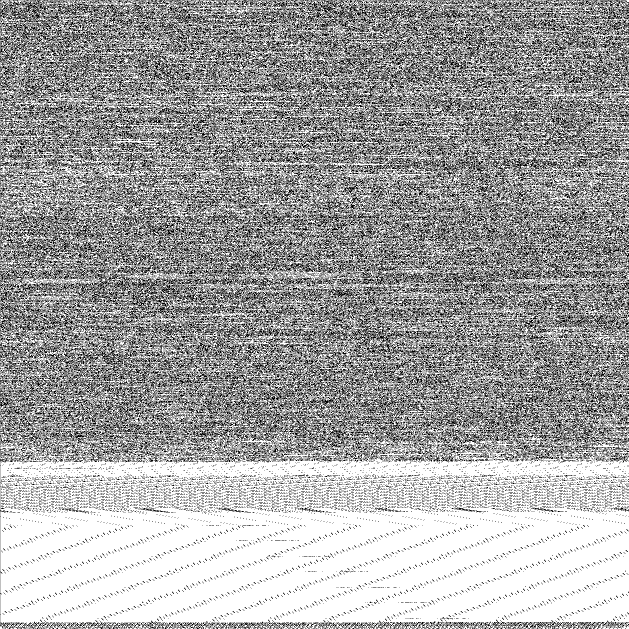
//> input picture server/imagetools/source/sampleData/sample.png, 1258 x 1258 px (shown at 1/2 size)
$ ./newtest sampleData/sample.png   (built with g++ and OpenCV 4)
//> lines starting //> are read from the running program, lines starting //| are printed output that depends on the picture
#include <opencv2/core/core.hpp>
#include <opencv2/highgui/highgui.hpp>
#include <opencv2/imgproc/imgproc.hpp>

#include <iostream>
#include <cstdio>
#include <cmath>

using namespace cv;
using namespace std;

#define OFFSET_THRESHOLD 80

int MAX_SEARCH_OFFSET = 5;


// [77 lines left out: function goToMiddle, not called in this run]


int main(int argc, char **argv)
{
    if(argc != 2)
    {
        std::cout << "No image data" << std::endl;
        return -1;
    }

    Mat image;
    image = imread(argv[1], CV_LOAD_IMAGE_COLOR);
//> image is the input picture: 1258 rows x 1258 cols, CV_8UC3; 63.9% white; black in thin lines or dots
    if(!image.data)
    {
        std::cout << "Could not open or find image" << std::endl;
        return -1;
    }

    // Increase the contrast
    int xdist = 205 - 50; // indent as index from 0 to 256, for the above picture: indentRight: 235, indentLeft: 15
    double alpha = 256.0 / xdist;
    int beta = -(50 * alpha);
    image.convertTo(image, -1, alpha, beta);

    Size size = image.size();
//> size = Size(1258, 1258)

    // Find left border
    int minc = 0;
    for (int c = 0; c < size.width; ++c)
    {
        bool found = false;
        for (int r = 0; r < size.height; ++r)
        {
            if(image.at<Vec3b>(r, c)[0] < 100)
            {
                found = true;
                minc = c;
                break;
            }
        }

        if (found)
            break;
    }
//> this loop made 1 pass
//> (found, minc) on pass 1: (true, 0)
//> after the loop, minc = 0

    // Find upper border
    int minr = 0;
    for (int r = 0; r < size.height; ++r)
    {
        bool found = false;
        for (int c = 0; c < size.width; ++c)
        {
            if(image.at<Vec3b>(r, c)[0] < 100)
            {
                found = true;
                minr = r;
                break;
            }
        }

        if (found)
            break;
    }
//> this loop made 1 pass
//> after the loop, minr = 0

    // Find right border
    int maxc = 0;
    for (int c = size.width-1; c >= 0; --c)
    {
        bool found = false;
        for (int r = 0; r < size.height; ++r)
        {
            if(image.at<Vec3b>(r, c)[0] < 100)
            {
                found = true;
                maxc = c;
                break;
            }
        }

        if (found)
            break;
    }
//> this loop made 1 pass
//> (found, maxc) on pass 1: (true, 1257)
//> after the loop, maxc = 1257

    // Find bottom border
    int maxr = 0;
    for (int r = size.height-1; r >= 0; --r)
    {
        bool found = false;
        for (int c = 0; c < size.width; ++c)
        {
            if(image.at<Vec3b>(r, c)[0] < 100)
            {
                found = true;
                maxr = r;
                break;
            }
        }

        if (found)
            break;
    }
//> this loop made 1 pass
//> after the loop, maxr = 1257

    // Find first black pixel in the diagonal
    for (int n = 0; true; ++n)
    {
        int r = minr + n;
        int c = minc + n;
        if(image.at<Vec3b>(r, c)[0] < 100)
        {
            minr = r;
            minc = c;
            break;
        }
    }
//> this loop made 1 pass
//> (r, c, minr, minc) on pass 1: (0, 0, 0, 0)


    // Cropping
    Rect cropRect(minc, minr, maxc-minc, maxr-minr);
//> cropRect = Rect(0, 0, 1257, 1257)
    Mat croppedRef(image, cropRect);
//> croppedRef: 1257 rows x 1257 cols, CV_8UC3; 63.9% white; black in thin lines or dots

    Mat cropped;
    croppedRef.copyTo(cropped);

    size = cropped.size();
//> size = Size(1257, 1257)

    // Find white hole in pattern
    int n = 0;
    while (true)
    {
        if (cropped.at<Vec3b>(n, n)[0] > 180)
            break;
        ++n;
    }
//> after the loop, n = 1
    n /= 2;
//> n = 0

    // Parse row n
    int flips = 0;
    int status = 0;
    int lastchange = 0;
    std::vector<int> cc;
    for (int c = 1; c < size.width; ++c)
    {
        int r = n;
        int val = cropped.at<Vec3b>(r, c  )[0];

        int newstatus = val < 100 ? 0 : (val < 160 ? 1 : 2);

        if (newstatus == 1 || newstatus == status)
            continue;

        std::cout << c - lastchange << "  ";
        if (newstatus == 0)
            std::cout << flips << "  Getting black at c=" << c << std::endl;

        if (newstatus == 2)
            std::cout << flips << "  Getting white at c=" << c << std::endl;

        cc.push_back(c);
        lastchange = c;
        ++flips;
        status = newstatus;
    }
//> this loop made 1256 passes
//> (val, newstatus, status) on passes 3 to 14: (255, 2, 2), (0, 0, 0), (255, 2, 2), (0, 0, 0), (255, 2, 2), (0, 0, 0), (255, 2, 2), (0, 0, 0), (255, 2, 2), (0, 0, 0), (255, 2, 2), (0, 0, 0)
//> (val, newstatus) on passes 1 to 2: (0, 0), (0, 0)
//| 3  0  Getting white at c=3
//| 1  1  Getting black at c=4
//| 1  2  Getting white at c=5
//| 1  3  Getting black at c=6
//| 1  4  Getting white at c=7
//| 1  5  Getting black at c=8
//| 1  6  Getting white at c=9
//| 1  7  Getting black at c=10
//> (output is shown up to pass 10 of 1256)
//> after the loop, cc = 1251 values from 3 to 1253; flips = 1251

    int nc = 3+flips;
//> nc = 1254
    double leapc = (double)size.width/(nc);
//> leapc = 1

    // Parse column n
    flips = 0;
    status = 0;
    for (int r = 1; r < size.height; ++r)
    {
        int c = n;
        int val = cropped.at<Vec3b>(r, c  )[0];

        int newstatus = val < 100 ? 0 : (val < 160 ? 1 : 2);

        if (newstatus == 1 || newstatus == status)
            continue;

        ++flips;
        status = newstatus;
    }

    int nr = 3+flips;
    double leapr = (double)size.height/(nr);

    std::cout << leapr << " " << leapc << "\n";
//| 1.00239 1.00239


    Point lastPoint;

    size = cropped.size();
    // Add circles


    for (int r = 0; r < nr; ++r)
        for (int c = 0; c < nc; ++c)
        {
            Point center;


	    center.x = leapc/2. + leapc*c;
            center.y = leapr/2. + leapr*r;

	    //center.x = (center.x+lastPoint.x+leapc)/2.;
	    //center.y = (center.y+lastPoint.y+leapr)/2.;


	    Point newPos ;//= goToMiddle(&cropped, center.x, center.y);
	    newPos.x += center.x;
	    newPos.y += center.y;

	    if(newPos.x<0)
		newPos.x=0;
	    else if(newPos.x>size.width)
		newPos.x=nc;
	    if(newPos.y<0)
		newPos.y=0;
	    else if(newPos.y>size.height)
		newPos.y=nr;
	    circle(cropped, newPos, 5, Scalar(0,0,255));
            lastPoint = newPos;

	    cout<<"difference: "<<center.x-newPos.x<<" "<<center.y-newPos.y<<" : "<<r<<" "<<c<<endl;
	}
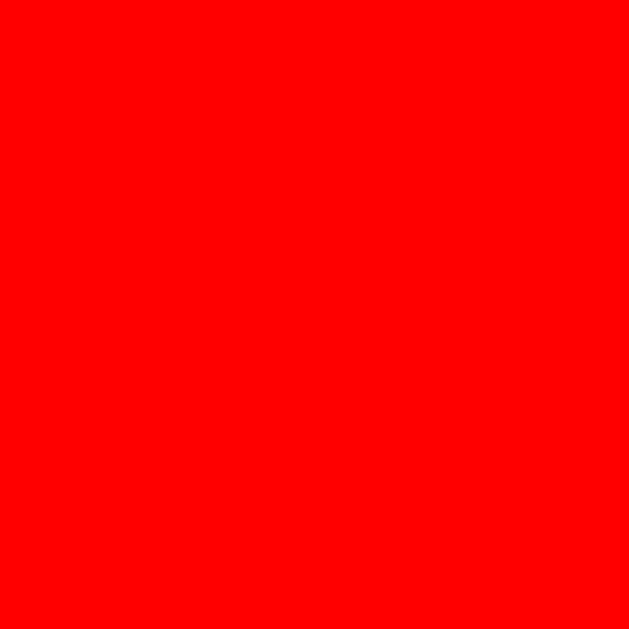
//> cropped: 1257 rows x 1257 cols, CV_8UC3 (shown at 1/2 size); mean B, G, R 0, 0, 255

    imwrite("output.png", cropped);

    cout<<"Igor Output: "<<nr<<" : "<<nc<<endl;
//| Igor Output: 1254 : 1254


    // Create result image
    Mat result = cvCreateImage(cvSize(nc,nr),8,3);
//> result: 1254 rows x 1254 cols, CV_8UC3; every value is 0

    for (int r = 0; r < nr; ++r)
        for (int c = 0; c < nc; ++c)
        {
            double rr = (r+.5)*leapr;
            double cc = (c+.5)*leapc;
            int value = cropped.at<Vec3b>(rr, cc)[0];
            value = value < 100 ? 0 : 255;
            result.at<Vec3b>(Point(c,r)) = Vec3b(value, value, value);
        }

    imwrite("result.png", result);

}
